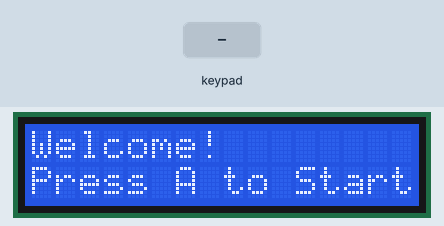
Simulated run of this program. Board: Raspberry Pi (BCM pin numbers). Parts: 16×2 character LCD. The test bench sets the inputs (shaded band). Random numbers come from a fixed seed; library files of the repository ran but are not shown: LCD1602.py; what the program prints to the terminal is not drawn.

Above: at 1.3 s.
1.4 s: keypad keys 1 2 D pressed 0.4 s apart
At 2.8 s:
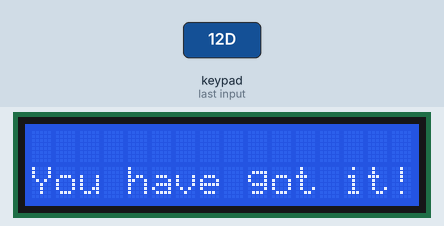
At 7.9 s:
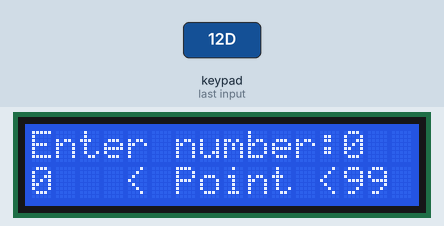
Timing chart, 0 to 9.4 s (numbered marks = the images above; inputs shaded):
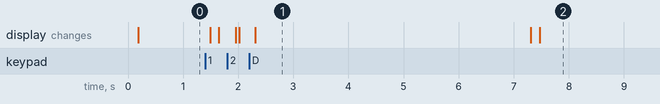

Measured:
- after the input at 1.4 s, the display: first changes after 0.09 s (image 1 shows a later state)
- what the display in image 1 shows lasts 5.0 s, from 2.3 s to 7.3 s

The program:

3.1.8_GAME_GuessNumber.py
```python
#!/usr/bin/env python3

import RPi.GPIO as GPIO
import time
import LCD1602
import random

##################### HERE IS THE KEYPAD LIBRARY TRANSPLANTED FROM Arduino ############
#class Key:Define some of the properties of Key
class Keypad():

    def __init__(self, rowsPins, colsPins, keys):
        self.rowsPins = rowsPins
        self.colsPins = colsPins
        self.keys = keys
        GPIO.setwarnings(False)
        GPIO.setmode(GPIO.BCM)
        GPIO.setup(self.rowsPins, GPIO.OUT, initial=GPIO.LOW)
        GPIO.setup(self.colsPins, GPIO.IN, pull_up_down=GPIO.PUD_DOWN)

    def read(self):
        pressed_keys = []
        for i, row in enumerate(self.rowsPins):
            GPIO.output(row, GPIO.HIGH)
            for j, col in enumerate(self.colsPins):
                index = i * len(self.colsPins) + j
                if (GPIO.input(col) == 1):
                    pressed_keys.append(self.keys[index])
            GPIO.output(row, GPIO.LOW)
        return pressed_keys

################ EXAMPLE CODE START HERE ################

count = 0
pointValue = 0
upper=99
lower=0

def setup():
    global keypad, last_key_pressed,keys
    rowsPins = [18,23,24,25]
    colsPins = [10,22,27,17]
    keys = ["1","2","3","A",
            "4","5","6","B",
            "7","8","9","C",
            "*","0","#","D"]
    keypad = Keypad(rowsPins, colsPins, keys)
    last_key_pressed = []
    LCD1602.init(0x27, 1)    # init(slave address, background light)
    LCD1602.clear()
    LCD1602.write(0, 0, 'Welcome!')
    LCD1602.write(0, 1, 'Press A to Start!')

def init_new_value():
    global pointValue,upper,count,lower
    pointValue = random.randint(0,99)
    upper = 99
    lower = 0
    count = 0
    print('point is %d' %(pointValue))


def detect_point():
    global count,upper,lower
    if count > pointValue:
        if count < upper:
            upper = count
    elif count < pointValue:
        if count > lower:
            lower = count
    elif count == pointValue:
        count = 0
        return 1
    count = 0
    return 0

def lcd_show_input(result):
    LCD1602.clear()
    if result == 1:
        LCD1602.write(0,1,'You have got it!')
        time.sleep(5)
        init_new_value()
        lcd_show_input(0)
        return
    LCD1602.write(0,0,'Enter number:')
    LCD1602.write(13,0,str(count))
    LCD1602.write(0,1,str(lower))
    LCD1602.write(3,1,' < Point < ')
    LCD1602.write(13,1,str(upper))

def loop():
    global keypad, last_key_pressed,count
    while(True):
        result = 0
        pressed_keys = keypad.read()
        if len(pressed_keys) != 0 and last_key_pressed != pressed_keys:
            if pressed_keys == ["A"]:
                init_new_value()
                lcd_show_input(0)
            elif pressed_keys == ["D"]:
                result = detect_point()
                lcd_show_input(result)
            elif pressed_keys[0] in keys:
                if pressed_keys[0] in list(["A","B","C","D","#","*"]):
                    continue
                count = count * 10
                count += int(pressed_keys[0])
                if count >= 10:
                    result = detect_point()
                lcd_show_input(result)
            print(pressed_keys)
        last_key_pressed = pressed_keys
        time.sleep(0.1)

# Define a destroy function for clean up everything after the script finished
def destroy():
    # Release resource
    GPIO.cleanup()
    LCD1602.clear()

if __name__ == '__main__':     # Program start from here
    try:
        setup()
        while True:
            loop()
    except KeyboardInterrupt:   # When 'Ctrl+C' is pressed, the program destroy() will be executed.
        destroy()
```
